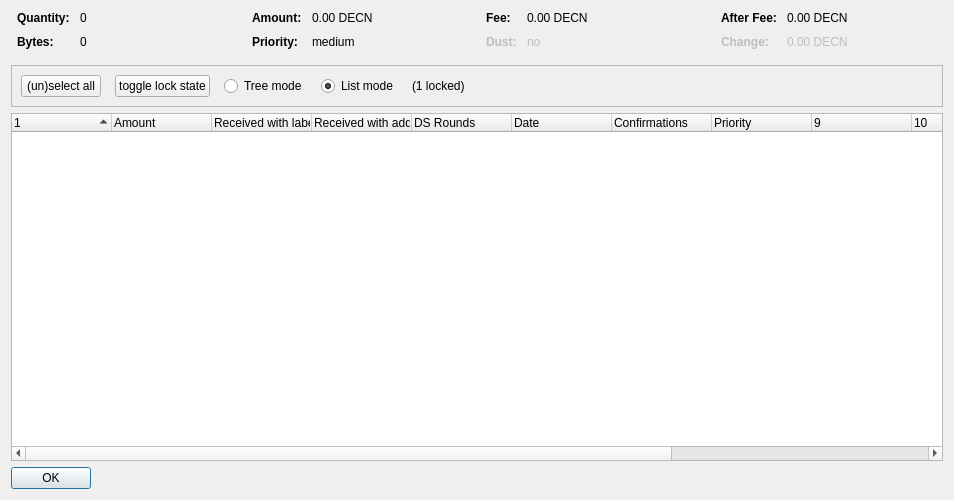
<?xml version="1.0" encoding="UTF-8"?>
<ui version="4.0">
 <class>CoinControlDialog</class>
 <widget class="QDialog" name="CoinControlDialog">
  <property name="geometry">
   <rect>
    <x>0</x>
    <y>0</y>
    <width>954</width>
    <height>500</height>
   </rect>
  </property>
  <property name="windowTitle">
   <string>Coin Selection</string>
  </property>
  <layout class="QVBoxLayout" name="verticalLayout">
   <item>
    <layout class="QHBoxLayout" name="horizontalLayoutTop" stretch="0,0,0,0">
     <property name="topMargin">
      <number>0</number>
     </property>
     <property name="bottomMargin">
      <number>10</number>
     </property>
     <item>
      <layout class="QFormLayout" name="formLayoutCoinControl1">
       <property name="horizontalSpacing">
        <number>10</number>
       </property>
       <property name="verticalSpacing">
        <number>10</number>
       </property>
       <property name="leftMargin">
        <number>6</number>
       </property>
       <property name="rightMargin">
        <number>6</number>
       </property>
       <item row="0" column="0">
        <widget class="QLabel" name="labelCoinControlQuantityText">
         <property name="font">
          <font>
           <weight>75</weight>
           <bold>true</bold>
          </font>
         </property>
         <property name="text">
          <string>Quantity:</string>
         </property>
        </widget>
       </item>
       <item row="0" column="1">
        <widget class="QLabel" name="labelCoinControlQuantity">
         <property name="cursor">
          <cursorShape>IBeamCursor</cursorShape>
         </property>
         <property name="contextMenuPolicy">
          <enum>Qt::ActionsContextMenu</enum>
         </property>
         <property name="text">
          <string notr="true">0</string>
         </property>
         <property name="textInteractionFlags">
          <set>Qt::LinksAccessibleByMouse|Qt::TextSelectableByKeyboard|Qt::TextSelectableByMouse</set>
         </property>
        </widget>
       </item>
       <item row="1" column="0">
        <widget class="QLabel" name="labelCoinControlBytesText">
         <property name="font">
          <font>
           <weight>75</weight>
           <bold>true</bold>
          </font>
         </property>
         <property name="text">
          <string>Bytes:</string>
         </property>
        </widget>
       </item>
       <item row="1" column="1">
        <widget class="QLabel" name="labelCoinControlBytes">
         <property name="cursor">
          <cursorShape>IBeamCursor</cursorShape>
         </property>
         <property name="contextMenuPolicy">
          <enum>Qt::ActionsContextMenu</enum>
         </property>
         <property name="text">
          <string notr="true">0</string>
         </property>
         <property name="textInteractionFlags">
          <set>Qt::LinksAccessibleByMouse|Qt::TextSelectableByKeyboard|Qt::TextSelectableByMouse</set>
         </property>
        </widget>
       </item>
      </layout>
     </item>
     <item>
      <layout class="QFormLayout" name="formLayoutCoinControl2">
       <property name="horizontalSpacing">
        <number>10</number>
       </property>
       <property name="verticalSpacing">
        <number>10</number>
       </property>
       <property name="leftMargin">
        <number>6</number>
       </property>
       <property name="rightMargin">
        <number>6</number>
       </property>
       <item row="0" column="0">
        <widget class="QLabel" name="labelCoinControlAmountText">
         <property name="font">
          <font>
           <weight>75</weight>
           <bold>true</bold>
          </font>
         </property>
         <property name="text">
          <string>Amount:</string>
         </property>
        </widget>
       </item>
       <item row="0" column="1">
        <widget class="QLabel" name="labelCoinControlAmount">
         <property name="cursor">
          <cursorShape>IBeamCursor</cursorShape>
         </property>
         <property name="contextMenuPolicy">
          <enum>Qt::ActionsContextMenu</enum>
         </property>
         <property name="text">
          <string notr="true">0.00 DECN</string>
         </property>
         <property name="textInteractionFlags">
          <set>Qt::LinksAccessibleByMouse|Qt::TextSelectableByKeyboard|Qt::TextSelectableByMouse</set>
         </property>
        </widget>
       </item>
       <item row="1" column="0">
        <widget class="QLabel" name="labelCoinControlPriorityText">
         <property name="font">
          <font>
           <weight>75</weight>
           <bold>true</bold>
          </font>
         </property>
         <property name="text">
          <string>Priority:</string>
         </property>
        </widget>
       </item>
       <item row="1" column="1">
        <widget class="QLabel" name="labelCoinControlPriority">
         <property name="cursor">
          <cursorShape>IBeamCursor</cursorShape>
         </property>
         <property name="contextMenuPolicy">
          <enum>Qt::ActionsContextMenu</enum>
         </property>
         <property name="text">
          <string>medium</string>
         </property>
         <property name="textInteractionFlags">
          <set>Qt::LinksAccessibleByMouse|Qt::TextSelectableByKeyboard|Qt::TextSelectableByMouse</set>
         </property>
        </widget>
       </item>
      </layout>
     </item>
     <item>
      <layout class="QFormLayout" name="formLayoutCoinControl3">
       <property name="horizontalSpacing">
        <number>10</number>
       </property>
       <property name="verticalSpacing">
        <number>10</number>
       </property>
       <property name="leftMargin">
        <number>6</number>
       </property>
       <property name="rightMargin">
        <number>6</number>
       </property>
       <item row="0" column="0">
        <widget class="QLabel" name="labelCoinControlFeeText">
         <property name="font">
          <font>
           <weight>75</weight>
           <bold>true</bold>
          </font>
         </property>
         <property name="text">
          <string>Fee:</string>
         </property>
        </widget>
       </item>
       <item row="0" column="1">
        <widget class="QLabel" name="labelCoinControlFee">
         <property name="cursor">
          <cursorShape>IBeamCursor</cursorShape>
         </property>
         <property name="contextMenuPolicy">
          <enum>Qt::ActionsContextMenu</enum>
         </property>
         <property name="text">
          <string notr="true">0.00 DECN</string>
         </property>
         <property name="textInteractionFlags">
          <set>Qt::LinksAccessibleByMouse|Qt::TextSelectableByKeyboard|Qt::TextSelectableByMouse</set>
         </property>
        </widget>
       </item>
       <item row="1" column="0">
        <widget class="QLabel" name="labelCoinControlLowOutputText">
         <property name="enabled">
          <bool>false</bool>
         </property>
         <property name="font">
          <font>
           <weight>75</weight>
           <bold>true</bold>
          </font>
         </property>
         <property name="text">
          <string>Dust:</string>
         </property>
        </widget>
       </item>
       <item row="1" column="1">
        <widget class="QLabel" name="labelCoinControlLowOutput">
         <property name="enabled">
          <bool>false</bool>
         </property>
         <property name="cursor">
          <cursorShape>IBeamCursor</cursorShape>
         </property>
         <property name="contextMenuPolicy">
          <enum>Qt::ActionsContextMenu</enum>
         </property>
         <property name="text">
          <string>no</string>
         </property>
         <property name="textInteractionFlags">
          <set>Qt::LinksAccessibleByMouse|Qt::TextSelectableByKeyboard|Qt::TextSelectableByMouse</set>
         </property>
        </widget>
       </item>
      </layout>
     </item>
     <item>
      <layout class="QFormLayout" name="formLayoutCoinControl4">
       <property name="horizontalSpacing">
        <number>10</number>
       </property>
       <property name="verticalSpacing">
        <number>10</number>
       </property>
       <property name="leftMargin">
        <number>6</number>
       </property>
       <property name="rightMargin">
        <number>6</number>
       </property>
       <item row="0" column="0">
        <widget class="QLabel" name="labelCoinControlAfterFeeText">
         <property name="font">
          <font>
           <weight>75</weight>
           <bold>true</bold>
          </font>
         </property>
         <property name="text">
          <string>After Fee:</string>
         </property>
        </widget>
       </item>
       <item row="0" column="1">
        <widget class="QLabel" name="labelCoinControlAfterFee">
         <property name="cursor">
          <cursorShape>IBeamCursor</cursorShape>
         </property>
         <property name="contextMenuPolicy">
          <enum>Qt::ActionsContextMenu</enum>
         </property>
         <property name="text">
          <string notr="true">0.00 DECN</string>
         </property>
         <property name="textInteractionFlags">
          <set>Qt::LinksAccessibleByMouse|Qt::TextSelectableByKeyboard|Qt::TextSelectableByMouse</set>
         </property>
        </widget>
       </item>
       <item row="1" column="0">
        <widget class="QLabel" name="labelCoinControlChangeText">
         <property name="enabled">
          <bool>false</bool>
         </property>
         <property name="font">
          <font>
           <weight>75</weight>
           <bold>true</bold>
          </font>
         </property>
         <property name="text">
          <string>Change:</string>
         </property>
        </widget>
       </item>
       <item row="1" column="1">
        <widget class="QLabel" name="labelCoinControlChange">
         <property name="enabled">
          <bool>false</bool>
         </property>
         <property name="cursor">
          <cursorShape>IBeamCursor</cursorShape>
         </property>
         <property name="contextMenuPolicy">
          <enum>Qt::ActionsContextMenu</enum>
         </property>
         <property name="text">
          <string notr="true">0.00 DECN</string>
         </property>
         <property name="textInteractionFlags">
          <set>Qt::LinksAccessibleByMouse|Qt::TextSelectableByKeyboard|Qt::TextSelectableByMouse</set>
         </property>
        </widget>
       </item>
      </layout>
     </item>
    </layout>
   </item>
   <item>
    <widget class="QFrame" name="frame">
     <property name="minimumSize">
      <size>
       <width>0</width>
       <height>40</height>
      </size>
     </property>
     <property name="frameShape">
      <enum>QFrame::StyledPanel</enum>
     </property>
     <property name="frameShadow">
      <enum>QFrame::Sunken</enum>
     </property>
     <layout class="QHBoxLayout" name="horizontalLayout">
      <item>
       <layout class="QHBoxLayout" name="horizontalLayoutPanel" stretch="0,0,0,0,0,0">
        <property name="spacing">
         <number>14</number>
        </property>
        <item>
         <widget class="QPushButton" name="pushButtonSelectAll">
          <property name="sizePolicy">
           <sizepolicy hsizetype="Maximum" vsizetype="Fixed">
            <horstretch>0</horstretch>
            <verstretch>0</verstretch>
           </sizepolicy>
          </property>
          <property name="text">
           <string>(un)select all</string>
          </property>
          <property name="autoDefault">
           <bool>false</bool>
          </property>
         </widget>
        </item>
        <item>
         <widget class="QPushButton" name="pushButtonToggleLock">
          <property name="sizePolicy">
           <sizepolicy hsizetype="Maximum" vsizetype="Fixed">
            <horstretch>0</horstretch>
            <verstretch>0</verstretch>
           </sizepolicy>
          </property>
          <property name="text">
           <string>toggle lock state</string>
          </property>
          <property name="autoDefault">
           <bool>false</bool>
          </property>
         </widget>
        </item>
        <item>
         <widget class="QRadioButton" name="radioTreeMode">
          <property name="sizePolicy">
           <sizepolicy hsizetype="Maximum" vsizetype="Fixed">
            <horstretch>0</horstretch>
            <verstretch>0</verstretch>
           </sizepolicy>
          </property>
          <property name="text">
           <string>Tree mode</string>
          </property>
         </widget>
        </item>
        <item>
         <widget class="QRadioButton" name="radioListMode">
          <property name="sizePolicy">
           <sizepolicy hsizetype="Maximum" vsizetype="Fixed">
            <horstretch>0</horstretch>
            <verstretch>0</verstretch>
           </sizepolicy>
          </property>
          <property name="text">
           <string>List mode</string>
          </property>
          <property name="checked">
           <bool>true</bool>
          </property>
         </widget>
        </item>
        <item>
         <widget class="QLabel" name="labelLocked">
          <property name="text">
           <string>(1 locked)</string>
          </property>
         </widget>
        </item>
        <item>
         <spacer name="horizontalSpacer">
          <property name="orientation">
           <enum>Qt::Horizontal</enum>
          </property>
          <property name="sizeHint" stdset="0">
           <size>
            <width>40</width>
            <height>20</height>
           </size>
          </property>
         </spacer>
        </item>
       </layout>
      </item>
     </layout>
    </widget>
   </item>
   <item>
    <widget class="CoinControlTreeWidget" name="treeWidget">
     <property name="contextMenuPolicy">
      <enum>Qt::CustomContextMenu</enum>
     </property>
     <property name="sortingEnabled">
      <bool>false</bool>
     </property>
     <property name="columnCount">
      <number>13</number>
     </property>
     <attribute name="headerShowSortIndicator" stdset="0">
      <bool>true</bool>
     </attribute>
     <attribute name="headerStretchLastSection">
      <bool>false</bool>
     </attribute>
     <column>
      <property name="text">
       <string/>
      </property>
     </column>
     <column>
      <property name="text">
       <string>Amount</string>
      </property>
     </column>
     <column>
      <property name="text">
       <string>Received with label</string>
      </property>
     </column>
     <column>
      <property name="text">
       <string>Received with address</string>
      </property>
     </column>
     <column>
      <property name="text">
       <string>DS Rounds</string>
      </property>
     </column>
     <column>
      <property name="text">
       <string>Date</string>
      </property>
     </column>
     <column>
      <property name="text">
       <string>Confirmations</string>
      </property>
      <property name="toolTip">
       <string>Confirmed</string>
      </property>
     </column>
     <column>
      <property name="text">
       <string>Priority</string>
      </property>
     </column>
     <column>
      <property name="text">
       <string/>
      </property>
     </column>
     <column>
      <property name="text">
       <string/>
      </property>
     </column>
     <column>
      <property name="text">
       <string/>
      </property>
     </column>
     <column>
      <property name="text">
       <string/>
      </property>
     </column>
     <column>
      <property name="text">
       <string/>
      </property>
     </column>
    </widget>
   </item>
   <item>
    <widget class="QDialogButtonBox" name="buttonBox">
     <property name="sizePolicy">
      <sizepolicy hsizetype="Maximum" vsizetype="Fixed">
       <horstretch>0</horstretch>
       <verstretch>0</verstretch>
      </sizepolicy>
     </property>
     <property name="orientation">
      <enum>Qt::Horizontal</enum>
     </property>
     <property name="standardButtons">
      <set>QDialogButtonBox::Ok</set>
     </property>
    </widget>
   </item>
  </layout>
 </widget>
 <customwidgets>
  <customwidget>
   <class>CoinControlTreeWidget</class>
   <extends>QTreeWidget</extends>
   <header>coincontroltreewidget.h</header>
  </customwidget>
 </customwidgets>
 <resources/>
 <connections/>
</ui>
